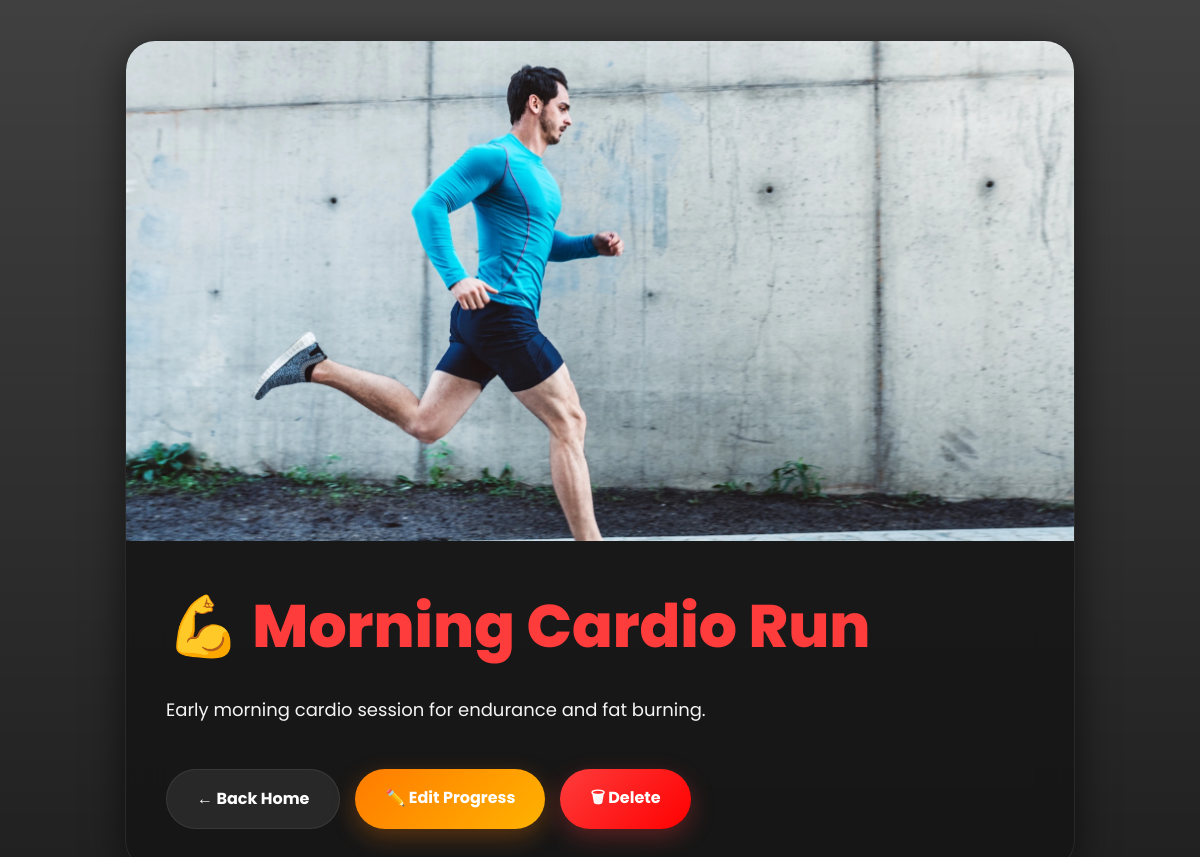
The app's page /16/ (signed in) with its own data.
### albums/models.py (models this page shows, shortened)
class Album(models.Model):
    user = models.ForeignKey(User, on_delete=models.CASCADE)
    title = models.CharField(max_length=100)
    description = models.TextField()
    image = models.ImageField(upload_to='albums/')
    created_at = models.DateTimeField(auto_now_add=True)

### albums/views.py (the view)
# urls.py: path('<int:pk>/', AlbumDetailView.as_view(), name='album-detail'),
class AlbumDetailView(LoginRequiredMixin, DetailView):
    model = Album

### templates/albums/album_detail.html (shortened to what this page needs)
<!DOCTYPE html>
<html lang="en">
<head>
</head>
<body>
    <div class="detail-card">
        <div class="detail-image">
            <img src="{{ object.image.url }}">
        </div>
        <div class="detail-content">
            <div class="title">
                💪 {{ object.title }}
            </div>
            <div class="description">
                {{ object.description }}
            </div>
            <div class="buttons">
                <a href="/" class="btn home-btn">
                    ← Back Home
                </a>
                <a href="/{{ object.id }}/update/" class="btn edit-btn">
                    ✏️ Edit Progress
                </a>
                <a href="/{{ object.id }}/delete/" class="btn delete-btn">
                    🗑 Delete
                </a>
            </div>
        </div>
    </div>
</body>
</html>

### templates/albums/album_detail.html (style rules this page uses)
* { margin:0; padding:0; box-sizing:border-box; font-family:'Poppins', sans-serif; }
body { background: linear-gradient(rgba(0,0,0,0.75), rgba(0,0,0,0.88)), url('https://images.unsplash.com/photo-1517836357463-d25dfeac3438?q=80&w=2070&auto=format&fit=crop'); background-size:cover; background-position:center; background-attachment:fixed; min-height:100vh; display:flex; justify-content:center; align-items:center; padding:40px; overflow-x:hidden; }
.detail-card { width:100%; max-width:950px; background:rgba(20,20,20,0.78); backdrop-filter:blur(20px); border-radius:30px; overflow:hidden; border:1px solid rgba(255,255,255,0.08); box-shadow:0 8px 40px rgba(0,0,0,0.6); animation:fadeIn 1s ease; }
.detail-image { width:100%; height:500px; overflow:hidden; background:black; }
.detail-image img { width:100%; height:100%; object-fit:cover; display:block; }
.detail-content { padding:40px; }
.title { font-size:60px; font-weight:800; color:#ff3c3c; margin-bottom:20px; }
.description { color:#f5f5f5; font-size:18px; line-height:38px; margin-bottom:40px; }
.buttons { display:flex; gap:15px; flex-wrap:wrap; }
.btn { padding:16px 30px; border-radius:50px; text-decoration:none; font-weight:700; transition:0.4s; font-size:16px; }
.home-btn { background:rgba(255,255,255,0.08); color:white; border:1px solid rgba(255,255,255,0.08); }
.edit-btn { background:linear-gradient( 135deg, #ff7b00, #ffb300 ); color:white; box-shadow:0 8px 25px rgba(255,123,0,0.3); }
.delete-btn { background:linear-gradient( 135deg, #ff3c3c, #ff0000 ); color:white; box-shadow:0 8px 25px rgba(255,60,60,0.3); }

### records on screen
Album: image (picture), title "Morning Cardio Run", description "Early morning cardio session for endurance and fat burning."
